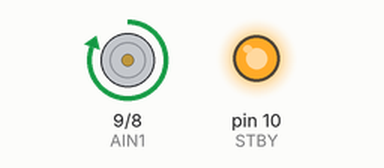
A sketch run on a simulated Arduino Uno, built with avr-gcc and run on an emulated ATmega328P. On the bench: motor-driver pin pairs drawn as motors (green arrow = first pin HIGH = forward, orange = second pin HIGH = backward, longer = more drive, scaled by the enable pin, stopped while the standby pin is LOW), output pins drawn as LEDs (lit = HIGH).

Above: at 1.5 s.
At 3.5 s:
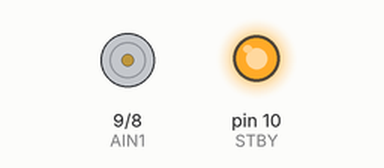
At 5.5 s:
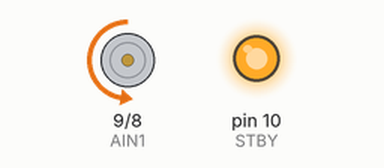
Timing chart, 0 to 10.4 s (numbered marks = the images above):
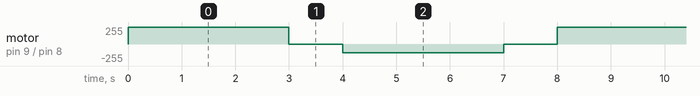

Measured:
- by itself, motor on pin 9 (AIN1) / pin 8 (AIN2): repeats every 8.0 s: stopped 1.0 s, backward 128/255 3.0 s, stopped 1.0 s, forward 255/255 3.0 s

The sketch:

motor_test.ino
```cpp
const int STBY = 10; // Make sure pin 4 on Hamster is really a GPIO pin you can set high
const int AIN1 = 9;
const int AIN2 = 8;
const int PWMA = 5; // Ensure this pin supports PWM on the Hamster board

void setup() {
  pinMode(STBY, OUTPUT);
  pinMode(AIN1, OUTPUT);
  pinMode(AIN2, OUTPUT);
  pinMode(PWMA, OUTPUT);

  digitalWrite(STBY, HIGH); // Enable driver
}

void loop() {
  // Forward full speed
  digitalWrite(AIN1, HIGH);
  digitalWrite(AIN2, LOW);
  analogWrite(PWMA, 255);
  delay(3000);

  // Stop
  analogWrite(PWMA, 0);
  delay(1000);

  // Reverse half speed
  digitalWrite(AIN1, LOW);
  digitalWrite(AIN2, HIGH);
  analogWrite(PWMA, 128);
  delay(3000);

  // Stop
  analogWrite(PWMA, 0);
  delay(1000);
}
```
